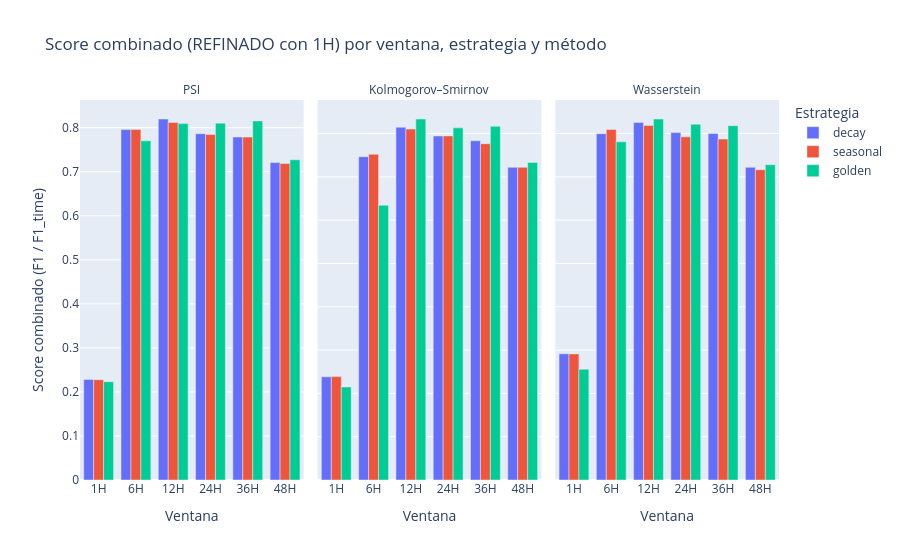
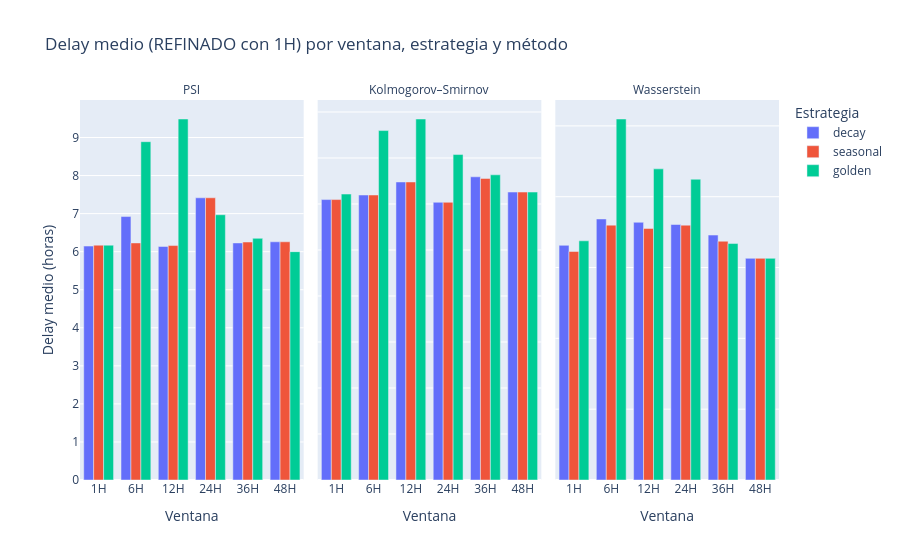
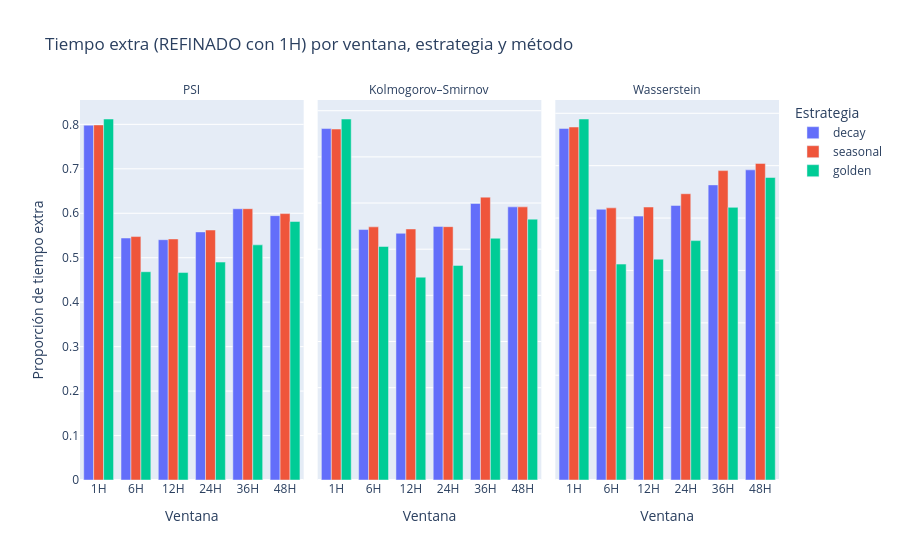

Notebook code for these charts, in order:
### Code cell
# %% 11. Visualizaciones compactas (caso REFINADO con 1H)

# mismos órdenes y labels que antes
window_order   = sorted(eval_refined_df["window"].astype(str).unique(),
                        key=lambda w: int(str(w).rstrip("H")))
method_order   = ["psi", "ks", "wasserstein"]
strategy_order = ["decay", "seasonal", "golden"]

method_labels = {
    "psi": "PSI",
    "ks": "Kolmogorov–Smirnov",
    "wasserstein": "Wasserstein",
}

eval_plot_ref = eval_refined_df.copy()
eval_plot_ref = eval_plot_ref[eval_plot_ref["metric"].isin(method_order)].copy()
eval_plot_ref["method_label"] = eval_plot_ref["metric"].map(method_labels)

eval_plot_ref["window"] = pd.Categorical(
    eval_plot_ref["window"].astype(str),
    categories=window_order,
    ordered=True
)
eval_plot_ref["strategy"] = pd.Categorical(
    eval_plot_ref["strategy"],
    categories=strategy_order,
    ordered=True
)
eval_plot_ref["method_label"] = pd.Categorical(
    eval_plot_ref["method_label"],
    categories=[method_labels[m] for m in method_order],
    ordered=True
)

# --- 11.1 Score combinado refinado ---
fig_score_ref = px.bar(
    eval_plot_ref,
    x="window",
    y="Score_F1_combined",
    color="strategy",
    barmode="group",
    facet_col="method_label",
    category_orders={
        "window": window_order,
        "strategy": strategy_order,
        "method_label": [method_labels[m] for m in method_order],
    },
    labels={
        "window": "Ventana",
        "Score_F1_combined": "Score combinado (F1 / F1_time)",
        "strategy": "Estrategia",
        "method_label": "Método estadístico",
    },
    title="Score combinado (REFINADO con 1H) por ventana, estrategia y método",
)
fig_score_ref.update_yaxes(matches=None)
fig_score_ref.for_each_annotation(lambda a: a.update(text=a.text.split("=")[-1]))
fig_score_ref.show()

# --- 11.2 Delay medio refinado ---
fig_delay_ref = px.bar(
    eval_plot_ref,
    x="window",
    y="delay_mean_hours",
    color="strategy",
    barmode="group",
    facet_col="method_label",
    category_orders={
        "window": window_order,
        "strategy": strategy_order,
        "method_label": [method_labels[m] for m in method_order],
    },
    labels={
        "window": "Ventana",
        "delay_mean_hours": "Delay medio (horas)",
        "strategy": "Estrategia",
        "method_label": "Método estadístico",
    },
    title="Delay medio (REFINADO con 1H) por ventana, estrategia y método",
)
fig_delay_ref.update_yaxes(matches=None)
fig_delay_ref.for_each_annotation(lambda a: a.update(text=a.text.split("=")[-1]))
fig_delay_ref.show()

# --- 11.3 Proporción de tiempo extra refinado ---
fig_extra_ref = px.bar(
    eval_plot_ref,
    x="window",
    y="extra_ratio_auto",
    color="strategy",
    barmode="group",
    facet_col="method_label",
    category_orders={
        "window": window_order,
        "strategy": strategy_order,
        "method_label": [method_labels[m] for m in method_order],
    },
    labels={
        "window": "Ventana",
        "extra_ratio_auto": "Proporción de tiempo extra",
        "strategy": "Estrategia",
        "method_label": "Método estadístico",
    },
    title="Tiempo extra (REFINADO con 1H) por ventana, estrategia y método",
)
fig_extra_ref.update_yaxes(matches=None)
fig_extra_ref.for_each_annotation(lambda a: a.update(text=a.text.split("=")[-1]))
fig_extra_ref.show()

### Figure 1 — Plotly figure (JSON) as saved in the notebook; plotly's stock layout.template omitted (floating-point values rounded to 4 significant figures)
{"data": [{"alignmentgroup": "True", "hovertemplate": "Estrategia=decay<br>Método estadístico=PSI<br>Ventana=%{x}<br>Score combinado (F1 / F1_time)=%{y}<extra></extra>", "legendgroup": "decay", "marker": {"color": "#636efa", "pattern": {"shape": ""}}, "name": "decay", "offsetgroup": "decay", "orientation": "v", "showlegend": true, "textposition": "auto", "type": "bar", "x": ["12H", "1H", "24H", "36H", "48H", "6H"], "xaxis": "x", "y": [0.8197, 0.2284, 0.7864, 0.7787, 0.7207, 0.7956], "yaxis": "y"}, {"alignmentgroup": "True", "hovertemplate": "Estrategia=decay<br>Método estadístico=Kolmogorov–Smirnov<br>Ventana=%{x}<br>Score combinado (F1 / F1_time)=%{y}<extra></extra>", "legendgroup": "decay", "marker": {"color": "#636efa", "pattern": {"shape": ""}}, "name": "decay", "offsetgroup": "decay", "orientation": "v", "showlegend": false, "textposition": "auto", "type": "bar", "x": ["12H", "1H", "24H", "36H", "48H", "6H"], "xaxis": "x2", "y": [0.8147, 0.2381, 0.7944, 0.7835, 0.722, 0.7465], "yaxis": "y2"}, {"alignmentgroup": "True", "hovertemplate": "Estrategia=decay<br>Método estadístico=Wasserstein<br>Ventana=%{x}<br>Score combinado (F1 / F1_time)=%{y}<extra></extra>", "legendgroup": "decay", "marker": {"color": "#636efa", "pattern": {"shape": ""}}, "name": "decay", "offsetgroup": "decay", "orientation": "v", "showlegend": false, "textposition": "auto", "type": "bar", "x": ["12H", "1H", "24H", "36H", "48H", "6H"], "xaxis": "x3", "y": [0.8257, 0.2914, 0.8021, 0.7999, 0.7219, 0.7998], "yaxis": "y3"}, {"alignmentgroup": "True", "hovertemplate": "Estrategia=seasonal<br>Método estadístico=PSI<br>Ventana=%{x}<br>Score combinado (F1 / F1_time)=%{y}<extra></extra>", "legendgroup": "seasonal", "marker": {"color": "#EF553B", "pattern": {"shape": ""}}, "name": "seasonal", "offsetgroup": "seasonal", "orientation": "v", "showlegend": true, "textposition": "auto", "type": "bar", "x": ["12H", "1H", "24H", "36H", "48H", "6H"], "xaxis": "x", "y": [0.812, 0.2278, 0.7844, 0.7786, 0.7187, 0.7959], "yaxis": "y"}, {"alignmentgroup": "True", "hovertemplate": "Estrategia=seasonal<br>Método estadístico=Kolmogorov–Smirnov<br>Ventana=%{x}<br>Score combinado (F1 / F1_time)=%{y}<extra></extra>", "legendgroup": "seasonal", "marker": {"color": "#EF553B", "pattern": {"shape": ""}}, "name": "seasonal", "offsetgroup": "seasonal", "orientation": "v", "showlegend": false, "textposition": "auto", "type": "bar", "x": ["12H", "1H", "24H", "36H", "48H", "6H"], "xaxis": "x2", "y": [0.8103, 0.2387, 0.7946, 0.7766, 0.722, 0.7521], "yaxis": "y2"}, {"alignmentgroup": "True", "hovertemplate": "Estrategia=seasonal<br>Método estadístico=Wasserstein<br>Ventana=%{x}<br>Score combinado (F1 / F1_time)=%{y}<extra></extra>", "legendgroup": "seasonal", "marker": {"color": "#EF553B", "pattern": {"shape": ""}}, "name": "seasonal", "offsetgroup": "seasonal", "orientation": "v", "showlegend": false, "textposition": "auto", "type": "bar", "x": ["12H", "1H", "24H", "36H", "48H", "6H"], "xaxis": "x3", "y": [0.8187, 0.2911, 0.7923, 0.7873, 0.7164, 0.8093], "yaxis": "y3"}, {"alignmentgroup": "True", "hovertemplate": "Estrategia=golden<br>Método estadístico=PSI<br>Ventana=%{x}<br>Score combinado (F1 / F1_time)=%{y}<extra></extra>", "legendgroup": "golden", "marker": {"color": "#00cc96", "pattern": {"shape": ""}}, "name": "golden", "offsetgroup": "golden", "orientation": "v", "showlegend": true, "textposition": "auto", "type": "bar", "x": ["12H", "1H", "24H", "36H", "48H", "6H"], "xaxis": "x", "y": [0.8092, 0.2231, 0.8102, 0.8154, 0.7272, 0.7702], "yaxis": "y"}, {"alignmentgroup": "True", "hovertemplate": "Estrategia=golden<br>Método estadístico=Kolmogorov–Smirnov<br>Ventana=%{x}<br>Score combinado (F1 / F1_time)=%{y}<extra></extra>", "legendgroup": "golden", "marker": {"color": "#00cc96", "pattern": {"shape": ""}}, "name": "golden", "offsetgroup": "golden", "orientation": "v", "showlegend": false, "textposition": "auto", "type": "bar", "x": ["12H", "1H", "24H", "36H", "48H", "6H"], "xaxis": "x2", "y": [0.8336, 0.2149, 0.8133, 0.8168, 0.7334, 0.6346], "yaxis": "y2"}, {"alignmentgroup": "True", "hovertemplate": "Estrategia=golden<br>Método estadístico=Wasserstein<br>Ventana=%{x}<br>Score combinado (F1 / F1_time)=%{y}<extra></extra>", "legendgroup": "golden", "marker": {"color": "#00cc96", "pattern": {"shape": ""}}, "name": "golden", "offsetgroup": "golden", "orientation": "v", "showlegend": false, "textposition": "auto", "type": "bar", "x": ["12H", "1H", "24H", "36H", "48H", "6H"], "xaxis": "x3", "y": [0.8335, 0.2558, 0.8213, 0.8181, 0.7282, 0.7809], "yaxis": "y3"}], "layout": {"annotations": [{"font": {}, "showarrow": false, "text": "PSI", "x": 0.16, "xanchor": "center", "xref": "paper", "y": 1, "yanchor": "bottom", "yref": "paper"}, {"font": {}, "showarrow": false, "text": "Kolmogorov–Smirnov", "x": 0.5, "xanchor": "center", "xref": "paper", "y": 1, "yanchor": "bottom", "yref": "paper"}, {"font": {}, "showarrow": false, "text": "Wasserstein", "x": 0.84, "xanchor": "center", "xref": "paper", "y": 1, "yanchor": "bottom", "yref": "paper"}], "barmode": "group", "legend": {"title": {"text": "Estrategia"}, "tracegroupgap": 0}, "title": {"text": "Score combinado (REFINADO con 1H) por ventana, estrategia y método"}, "xaxis": {"anchor": "y", "categoryarray": ["1H", "6H", "12H", "24H", "36H", "48H"], "categoryorder": "array", "domain": [0, 0.32], "title": {"text": "Ventana"}}, "xaxis2": {"anchor": "y2", "categoryarray": ["1H", "6H", "12H", "24H", "36H", "48H"], "categoryorder": "array", "domain": [0.34, 0.66], "matches": "x", "title": {"text": "Ventana"}}, "xaxis3": {"anchor": "y3", "categoryarray": ["1H", "6H", "12H", "24H", "36H", "48H"], "categoryorder": "array", "domain": [0.68, 1.0], "matches": "x", "title": {"text": "Ventana"}}, "yaxis": {"anchor": "x", "domain": [0, 1], "title": {"text": "Score combinado (F1 / F1_time)"}}, "yaxis2": {"anchor": "x2", "domain": [0, 1], "showticklabels": false}, "yaxis3": {"anchor": "x3", "domain": [0, 1], "showticklabels": false}}}

### Figure 2 — Plotly figure (JSON) as saved in the notebook; plotly's stock layout.template omitted (floating-point values rounded to 4 significant figures)
{"data": [{"alignmentgroup": "True", "hovertemplate": "Estrategia=decay<br>Método estadístico=PSI<br>Ventana=%{x}<br>Delay medio (horas)=%{y}<extra></extra>", "legendgroup": "decay", "marker": {"color": "#636efa", "pattern": {"shape": ""}}, "name": "decay", "offsetgroup": "decay", "orientation": "v", "showlegend": true, "textposition": "auto", "type": "bar", "x": ["12H", "1H", "24H", "36H", "48H", "6H"], "xaxis": "x", "y": [6.137, 6.147, 7.416, 6.23, 6.26, 6.922], "yaxis": "y"}, {"alignmentgroup": "True", "hovertemplate": "Estrategia=decay<br>Método estadístico=Kolmogorov–Smirnov<br>Ventana=%{x}<br>Delay medio (horas)=%{y}<extra></extra>", "legendgroup": "decay", "marker": {"color": "#636efa", "pattern": {"shape": ""}}, "name": "decay", "offsetgroup": "decay", "orientation": "v", "showlegend": false, "textposition": "auto", "type": "bar", "x": ["12H", "1H", "24H", "36H", "48H", "6H"], "xaxis": "x2", "y": [6.479, 6.096, 6.037, 6.591, 6.26, 6.196], "yaxis": "y2"}, {"alignmentgroup": "True", "hovertemplate": "Estrategia=decay<br>Método estadístico=Wasserstein<br>Ventana=%{x}<br>Delay medio (horas)=%{y}<extra></extra>", "legendgroup": "decay", "marker": {"color": "#636efa", "pattern": {"shape": ""}}, "name": "decay", "offsetgroup": "decay", "orientation": "v", "showlegend": false, "textposition": "auto", "type": "bar", "x": ["12H", "1H", "24H", "36H", "48H", "6H"], "xaxis": "x3", "y": [7.278, 6.627, 7.215, 6.917, 6.26, 7.371], "yaxis": "y3"}, {"alignmentgroup": "True", "hovertemplate": "Estrategia=seasonal<br>Método estadístico=PSI<br>Ventana=%{x}<br>Delay medio (horas)=%{y}<extra></extra>", "legendgroup": "seasonal", "marker": {"color": "#EF553B", "pattern": {"shape": ""}}, "name": "seasonal", "offsetgroup": "seasonal", "orientation": "v", "showlegend": true, "textposition": "auto", "type": "bar", "x": ["12H", "1H", "24H", "36H", "48H", "6H"], "xaxis": "x", "y": [6.161, 6.171, 7.416, 6.254, 6.26, 6.23], "yaxis": "y"}, {"alignmentgroup": "True", "hovertemplate": "Estrategia=seasonal<br>Método estadístico=Kolmogorov–Smirnov<br>Ventana=%{x}<br>Delay medio (horas)=%{y}<extra></extra>", "legendgroup": "seasonal", "marker": {"color": "#EF553B", "pattern": {"shape": ""}}, "name": "seasonal", "offsetgroup": "seasonal", "orientation": "v", "showlegend": false, "textposition": "auto", "type": "bar", "x": ["12H", "1H", "24H", "36H", "48H", "6H"], "xaxis": "x2", "y": [6.479, 6.096, 6.037, 6.556, 6.26, 6.196], "yaxis": "y2"}, {"alignmentgroup": "True", "hovertemplate": "Estrategia=seasonal<br>Método estadístico=Wasserstein<br>Ventana=%{x}<br>Delay medio (horas)=%{y}<extra></extra>", "legendgroup": "seasonal", "marker": {"color": "#EF553B", "pattern": {"shape": ""}}, "name": "seasonal", "offsetgroup": "seasonal", "orientation": "v", "showlegend": false, "textposition": "auto", "type": "bar", "x": ["12H", "1H", "24H", "36H", "48H", "6H"], "xaxis": "x3", "y": [7.104, 6.453, 7.196, 6.743, 6.26, 7.197], "yaxis": "y3"}, {"alignmentgroup": "True", "hovertemplate": "Estrategia=golden<br>Método estadístico=PSI<br>Ventana=%{x}<br>Delay medio (horas)=%{y}<extra></extra>", "legendgroup": "golden", "marker": {"color": "#00cc96", "pattern": {"shape": ""}}, "name": "golden", "offsetgroup": "golden", "orientation": "v", "showlegend": true, "textposition": "auto", "type": "bar", "x": ["12H", "1H", "24H", "36H", "48H", "6H"], "xaxis": "x", "y": [9.486, 6.171, 6.97, 6.351, 6, 8.89], "yaxis": "y"}, {"alignmentgroup": "True", "hovertemplate": "Estrategia=golden<br>Método estadístico=Kolmogorov–Smirnov<br>Ventana=%{x}<br>Delay medio (horas)=%{y}<extra></extra>", "legendgroup": "golden", "marker": {"color": "#00cc96", "pattern": {"shape": ""}}, "name": "golden", "offsetgroup": "golden", "orientation": "v", "showlegend": false, "textposition": "auto", "type": "bar", "x": ["12H", "1H", "24H", "36H", "48H", "6H"], "xaxis": "x2", "y": [7.848, 6.216, 7.075, 6.635, 6.26, 7.596], "yaxis": "y2"}, {"alignmentgroup": "True", "hovertemplate": "Estrategia=golden<br>Método estadístico=Wasserstein<br>Ventana=%{x}<br>Delay medio (horas)=%{y}<extra></extra>", "legendgroup": "golden", "marker": {"color": "#00cc96", "pattern": {"shape": ""}}, "name": "golden", "offsetgroup": "golden", "orientation": "v", "showlegend": false, "textposition": "auto", "type": "bar", "x": ["12H", "1H", "24H", "36H", "48H", "6H"], "xaxis": "x3", "y": [8.786, 6.754, 8.493, 6.677, 6.26, 10.19], "yaxis": "y3"}], "layout": {"annotations": [{"font": {}, "showarrow": false, "text": "PSI", "x": 0.16, "xanchor": "center", "xref": "paper", "y": 1, "yanchor": "bottom", "yref": "paper"}, {"font": {}, "showarrow": false, "text": "Kolmogorov–Smirnov", "x": 0.5, "xanchor": "center", "xref": "paper", "y": 1, "yanchor": "bottom", "yref": "paper"}, {"font": {}, "showarrow": false, "text": "Wasserstein", "x": 0.84, "xanchor": "center", "xref": "paper", "y": 1, "yanchor": "bottom", "yref": "paper"}], "barmode": "group", "legend": {"title": {"text": "Estrategia"}, "tracegroupgap": 0}, "title": {"text": "Delay medio (REFINADO con 1H) por ventana, estrategia y método"}, "xaxis": {"anchor": "y", "categoryarray": ["1H", "6H", "12H", "24H", "36H", "48H"], "categoryorder": "array", "domain": [0, 0.32], "title": {"text": "Ventana"}}, "xaxis2": {"anchor": "y2", "categoryarray": ["1H", "6H", "12H", "24H", "36H", "48H"], "categoryorder": "array", "domain": [0.34, 0.66], "matches": "x", "title": {"text": "Ventana"}}, "xaxis3": {"anchor": "y3", "categoryarray": ["1H", "6H", "12H", "24H", "36H", "48H"], "categoryorder": "array", "domain": [0.68, 1.0], "matches": "x", "title": {"text": "Ventana"}}, "yaxis": {"anchor": "x", "domain": [0, 1], "title": {"text": "Delay medio (horas)"}}, "yaxis2": {"anchor": "x2", "domain": [0, 1], "showticklabels": false}, "yaxis3": {"anchor": "x3", "domain": [0, 1], "showticklabels": false}}}

### Figure 3 — Plotly figure (JSON) as saved in the notebook; plotly's stock layout.template omitted (floating-point values rounded to 4 significant figures)
{"data": [{"alignmentgroup": "True", "hovertemplate": "Estrategia=decay<br>Método estadístico=PSI<br>Ventana=%{x}<br>Proporción de tiempo extra=%{y}<extra></extra>", "legendgroup": "decay", "marker": {"color": "#636efa", "pattern": {"shape": ""}}, "name": "decay", "offsetgroup": "decay", "orientation": "v", "showlegend": true, "textposition": "auto", "type": "bar", "x": ["12H", "1H", "24H", "36H", "48H", "6H"], "xaxis": "x", "y": [0.5405, 0.7982, 0.5581, 0.6102, 0.5946, 0.5444], "yaxis": "y"}, {"alignmentgroup": "True", "hovertemplate": "Estrategia=decay<br>Método estadístico=Kolmogorov–Smirnov<br>Ventana=%{x}<br>Proporción de tiempo extra=%{y}<extra></extra>", "legendgroup": "decay", "marker": {"color": "#636efa", "pattern": {"shape": ""}}, "name": "decay", "offsetgroup": "decay", "orientation": "v", "showlegend": false, "textposition": "auto", "type": "bar", "x": ["12H", "1H", "24H", "36H", "48H", "6H"], "xaxis": "x2", "y": [0.5344, 0.7614, 0.5494, 0.599, 0.5917, 0.5426], "yaxis": "y2"}, {"alignmentgroup": "True", "hovertemplate": "Estrategia=decay<br>Método estadístico=Wasserstein<br>Ventana=%{x}<br>Proporción de tiempo extra=%{y}<extra></extra>", "legendgroup": "decay", "marker": {"color": "#636efa", "pattern": {"shape": ""}}, "name": "decay", "offsetgroup": "decay", "orientation": "v", "showlegend": false, "textposition": "auto", "type": "bar", "x": ["12H", "1H", "24H", "36H", "48H", "6H"], "xaxis": "x3", "y": [0.5037, 0.6711, 0.5241, 0.5633, 0.592, 0.5168], "yaxis": "y3"}, {"alignmentgroup": "True", "hovertemplate": "Estrategia=seasonal<br>Método estadístico=PSI<br>Ventana=%{x}<br>Proporción de tiempo extra=%{y}<extra></extra>", "legendgroup": "seasonal", "marker": {"color": "#EF553B", "pattern": {"shape": ""}}, "name": "seasonal", "offsetgroup": "seasonal", "orientation": "v", "showlegend": true, "textposition": "auto", "type": "bar", "x": ["12H", "1H", "24H", "36H", "48H", "6H"], "xaxis": "x", "y": [0.5422, 0.7987, 0.5624, 0.6103, 0.5993, 0.5476], "yaxis": "y"}, {"alignmentgroup": "True", "hovertemplate": "Estrategia=seasonal<br>Método estadístico=Kolmogorov–Smirnov<br>Ventana=%{x}<br>Proporción de tiempo extra=%{y}<extra></extra>", "legendgroup": "seasonal", "marker": {"color": "#EF553B", "pattern": {"shape": ""}}, "name": "seasonal", "offsetgroup": "seasonal", "orientation": "v", "showlegend": false, "textposition": "auto", "type": "bar", "x": ["12H", "1H", "24H", "36H", "48H", "6H"], "xaxis": "x2", "y": [0.5439, 0.7603, 0.5489, 0.6128, 0.5917, 0.5484], "yaxis": "y2"}, {"alignmentgroup": "True", "hovertemplate": "Estrategia=seasonal<br>Método estadístico=Wasserstein<br>Ventana=%{x}<br>Proporción de tiempo extra=%{y}<extra></extra>", "legendgroup": "seasonal", "marker": {"color": "#EF553B", "pattern": {"shape": ""}}, "name": "seasonal", "offsetgroup": "seasonal", "orientation": "v", "showlegend": false, "textposition": "auto", "type": "bar", "x": ["12H", "1H", "24H", "36H", "48H", "6H"], "xaxis": "x3", "y": [0.5211, 0.6738, 0.5465, 0.5906, 0.6043, 0.5195], "yaxis": "y3"}, {"alignmentgroup": "True", "hovertemplate": "Estrategia=golden<br>Método estadístico=PSI<br>Ventana=%{x}<br>Proporción de tiempo extra=%{y}<extra></extra>", "legendgroup": "golden", "marker": {"color": "#00cc96", "pattern": {"shape": ""}}, "name": "golden", "offsetgroup": "golden", "orientation": "v", "showlegend": true, "textposition": "auto", "type": "bar", "x": ["12H", "1H", "24H", "36H", "48H", "6H"], "xaxis": "x", "y": [0.4666, 0.8121, 0.4902, 0.5289, 0.5814, 0.4685], "yaxis": "y"}, {"alignmentgroup": "True", "hovertemplate": "Estrategia=golden<br>Método estadístico=Kolmogorov–Smirnov<br>Ventana=%{x}<br>Proporción de tiempo extra=%{y}<extra></extra>", "legendgroup": "golden", "marker": {"color": "#00cc96", "pattern": {"shape": ""}}, "name": "golden", "offsetgroup": "golden", "orientation": "v", "showlegend": false, "textposition": "auto", "type": "bar", "x": ["12H", "1H", "24H", "36H", "48H", "6H"], "xaxis": "x2", "y": [0.4394, 0.7821, 0.465, 0.5238, 0.5651, 0.5059], "yaxis": "y2"}, {"alignmentgroup": "True", "hovertemplate": "Estrategia=golden<br>Método estadístico=Wasserstein<br>Ventana=%{x}<br>Proporción de tiempo extra=%{y}<extra></extra>", "legendgroup": "golden", "marker": {"color": "#00cc96", "pattern": {"shape": ""}}, "name": "golden", "offsetgroup": "golden", "orientation": "v", "showlegend": false, "textposition": "auto", "type": "bar", "x": ["12H", "1H", "24H", "36H", "48H", "6H"], "xaxis": "x3", "y": [0.4215, 0.6891, 0.4569, 0.5204, 0.5774, 0.4121], "yaxis": "y3"}], "layout": {"annotations": [{"font": {}, "showarrow": false, "text": "PSI", "x": 0.16, "xanchor": "center", "xref": "paper", "y": 1, "yanchor": "bottom", "yref": "paper"}, {"font": {}, "showarrow": false, "text": "Kolmogorov–Smirnov", "x": 0.5, "xanchor": "center", "xref": "paper", "y": 1, "yanchor": "bottom", "yref": "paper"}, {"font": {}, "showarrow": false, "text": "Wasserstein", "x": 0.84, "xanchor": "center", "xref": "paper", "y": 1, "yanchor": "bottom", "yref": "paper"}], "barmode": "group", "legend": {"title": {"text": "Estrategia"}, "tracegroupgap": 0}, "title": {"text": "Tiempo extra (REFINADO con 1H) por ventana, estrategia y método"}, "xaxis": {"anchor": "y", "categoryarray": ["1H", "6H", "12H", "24H", "36H", "48H"], "categoryorder": "array", "domain": [0, 0.32], "title": {"text": "Ventana"}}, "xaxis2": {"anchor": "y2", "categoryarray": ["1H", "6H", "12H", "24H", "36H", "48H"], "categoryorder": "array", "domain": [0.34, 0.66], "matches": "x", "title": {"text": "Ventana"}}, "xaxis3": {"anchor": "y3", "categoryarray": ["1H", "6H", "12H", "24H", "36H", "48H"], "categoryorder": "array", "domain": [0.68, 1.0], "matches": "x", "title": {"text": "Ventana"}}, "yaxis": {"anchor": "x", "domain": [0, 1], "title": {"text": "Proporción de tiempo extra"}}, "yaxis2": {"anchor": "x2", "domain": [0, 1], "showticklabels": false}, "yaxis3": {"anchor": "x3", "domain": [0, 1], "showticklabels": false}}}
